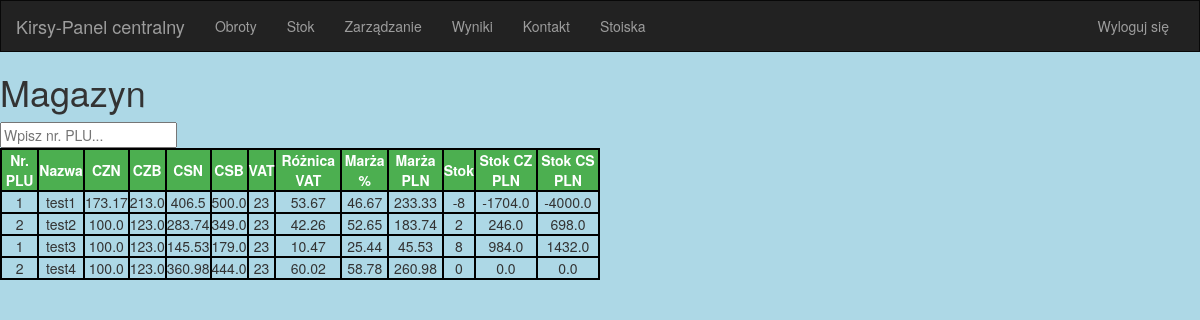
The page /kirsy/panelcentralny/stok/ (signed in) on the database as committed earlier.
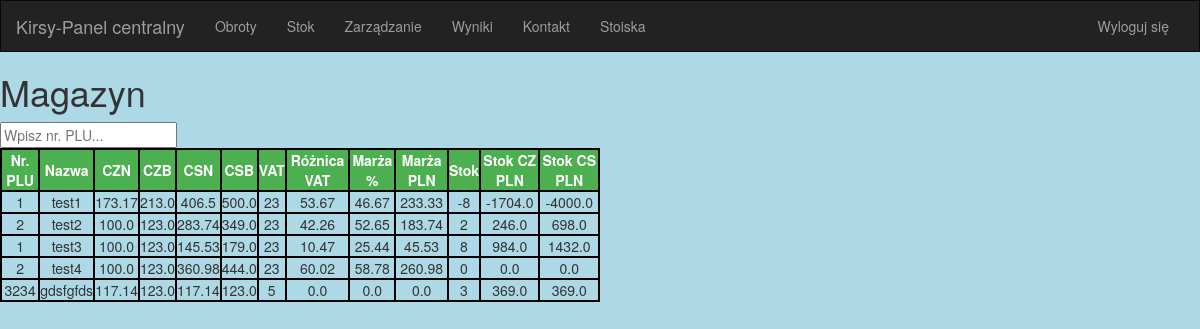
The same page on the database as committed later.
### panel/models.py (models this page shows, shortened)
class Product(models.Model):
    VAT_CHOICES = (
        ('23', 23),
        ('8', 8),
        ('5', 5),
        ('0', 0),
    )
    STATUS_CHOICES = (
        ('AC', 'AC'),
        ('NC', 'NC'),
    )
    art_name = models.CharField('Nazwa artykułu: ', max_length=100)
    plu_num = models.IntegerField('Nr. PLU', default=0)
    sales_price_brutto = models.FloatField('CSB: ', null=True)
    sales_price_netto = models.FloatField('CSN: ', null=True)
    last_price = models.FloatField('Ostatnia cena sprzedaży: ', null=True)
    purchase_price_brutto = models.FloatField('CZB: ', null=True)
    purchase_price_netto = models.FloatField('CZN: ', null=True)
    vat_difference = models.FloatField('Różnica VAT: ', null=True)
    vat_value = models.CharField(choices=VAT_CHOICES, max_length=3, default=23)
    entry_date = models.DateField('Data wejścia: ')
    margin = models.FloatField('Marża: ', null=True)
    zloty_margin = models.FloatField('Marża PLN: ', null=True)
    stock = models.IntegerField('Stan: ', default=0)
    stock_cs_pln = models.FloatField('Stok CS PLN: ', null=True)
    stock_cz_pln = models.FloatField('Stok CZ PLN: ', null=True)
    decote = models.IntegerField('Dekot: ', default=0)
    product_status = models.CharField(choices=STATUS_CHOICES, default='AC', max_length=2)
    quantity_sold = models.IntegerField('Sprzedana ilość', default=0)
    temporary_quantity = models.IntegerField('Tymczasowa ilość', default=0)
    history = HistoricalRecords()
    owner = models.ForeignKey(Group, on_delete=models.CASCADE)
    owner_name = models.CharField('Nazwa grupy: ', max_length=255)
    price_raw_variance = models.FloatField(null=True)
    price_percentage_variance = models.FloatField(default=0.0)
    price_changes = models.IntegerField(default=0)
    class Meta:
        verbose_name = 'Produkt'
        verbose_name_plural = 'Produkty'
    """def update_price(self, price):
        if price != self.sales_price_brutto:
            self.last_price = self.sales_price_brutto
            self.sales_price_brutto = price
            if self.sales_price_brutto and self.last_price:
                self.price_raw_variance = self.sales_price_brutto - self.last_price
                if self.sales_price_brutto > 0 and self.last_price > 0:
                    if self.last_price < self.sales_price_brutto:
                        self.price_percentage_variance = self.last_price / self.sales_price_brutto
                        self.price_percentage_variance = 1.0 - self.price_percentage_variance
                    elif self.last_price > self.sales_price_brutto:
                        self.price_percentage_variance = self.sales_price_brutto / self.last_price
                        self.price_percentage_variance = self.price_percentage_variance - 1.0
                else:
                    self.price_percentage_variance = 0.0
            else:
                self.price_raw_variance = None
                self.price_percentage_variance = 0.0
            self.price_changes = self.price_changes.count()
            self.save()
            PriceHistory(product=self, price=price).save()"""
    def get_current_price_display(self):
        return format_currency(self.sales_price_brutto)
    get_current_price_display.allow_tags = True
    get_current_price_display.short_description = 'CSB: '
    csb = property(get_current_price_display)
    def get_vat_display(self):
        return format_vat(self.vat_value)
    get_vat_display.allow_tags = True
    get_vat_display.short_description = 'VAT: '
    vat_display = property(get_vat_display)
    def get_decote_display(self):
        decote_value = 0
        actual_date = datetime.today()
        actual_month = actual_date.month
        entry_month = self.entry_date.strftime('%m')
        entry_month = int(entry_month)
        if entry_month in decote_dict:
            entry_month = decote_dict[entry_month]
        if actual_month - entry_month <= 2:
            return decote_value
        elif actual_month - entry_month > 2:
            for i in range(actual_month - entry_month):
                decote_value += 10
        return decote_value
    """get_decote_display.allow_tags = True
    get_decote_display.short_description = 'Dekot: '
    decot = property(get_decote_display)"""

### panel/views.py (the view)
@login_required(login_url='/login')
def stock(request):
    try:
        stocks = Product.objects.only('plu_num', 'art_name', 'purchase_price_netto', 'purchase_price_brutto',
                                       'sales_price_netto', 'sales_price_brutto', 'vat_value', 'vat_difference',
                                       'margin', 'zloty_margin', 'stock', 'stock_cz_pln', 'stock_cs_pln')
    except Product.DoesNotExist:
        raise Http404('Products can\'t be found')
    return render(request, 'panel/central_stock.html', {'stocks': stocks})

### panel/templates/panel/central_stock.html (shortened to what this page needs)
{% extends 'panel/basecentral.html' %}
{% block content %}
<h1>Magazyn</h1>
<body>
    <input type="text" id="stocksInput" onkeyup="stocksFunction()" placeholder="Wpisz nr. PLU...">
    <table id="stocksTable">
        <tr>
            <th>Nr. PLU</th>
            <th>Nazwa</th>
            <th>CZN</th>
            <th>CZB</th>
            <th>CSN</th>
            <th>CSB</th>
            <th>VAT</th>
            <th>Różnica VAT</th>
            <th>Marża %</th>
            <th>Marża PLN</th>
            <th>Stok</th>
            <th>Stok CZ PLN</th>
            <th>Stok CS PLN</th>
        </tr>
        {% for field in stocks %}
            <tr>
                <td>{{ field.plu_num }}</td>
                <td>{{ field.art_name }}</td>
                <td>{{ field.purchase_price_netto }}</td>
                <td>{{ field.purchase_price_brutto }}</td>
                <td>{{ field.sales_price_netto }}</td>
                <td>{{ field.sales_price_brutto }}</td>
                <td>{{ field.vat_value }}</td>
                <td>{{ field.vat_difference }}</td>
                <td>{{ field.margin }}</td>
                <td>{{ field.zloty_margin }}</td>
                <td>{{ field.stock }}</td>
                <td>{{ field.stock_cz_pln }}</td>
                <td>{{ field.stock_cs_pln }}</td>
            </tr>
        {% endfor %}
    </table>
</body>
{% endblock %}

Rows that differ between the two databases and show on the page:
added Product: plu_num "3234", art_name "gdsfgfds", purchase_price_netto "117.14", purchase_price_brutto "123.0", sales_price_netto "117.14", sales_price_brutto "123.0", vat_value "5", vat_difference "0.0", margin "0.0", zloty_margin "0.0", stock "3", stock_cz_pln "369.0", stock_cs_pln "369.0"
